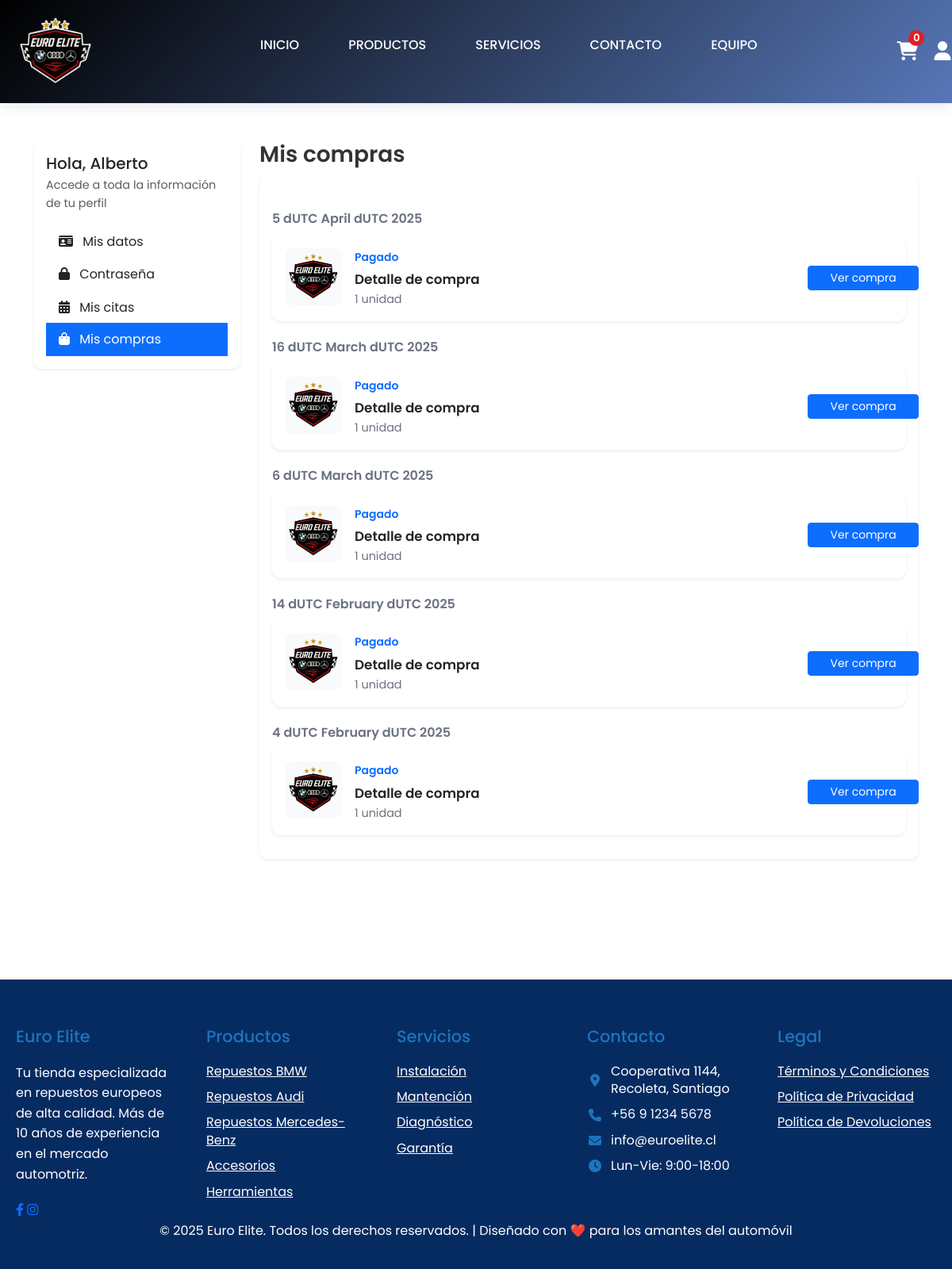
Page /mis_pedidos (signed in) on the committed database.
### Main/models.py (models this page shows, shortened)
class MarcaTiempo(models.Model):
    creado = models.DateTimeField(auto_now_add=True, db_index=True)
    actualizado = models.DateTimeField(auto_now=True)
    class Meta:
        abstract = True

class Pedido(MarcaTiempo):
    class Estado(models.TextChoices):
        PENDIENTE = "PENDIENTE", "Pendiente"
        PAGADO = "PAGADO", "Pagado"
        PREPARACION = "PREPARACION", "En preparación"
        ENVIADO = "ENVIADO", "Enviado"
        ENTREGADO = "ENTREGADO", "Entregado"
        CANCELADO = "CANCELADO", "Cancelado"
    class MetodoEntrega(models.TextChoices):
        RETIRO = "RETIRO", "Retiro en tienda"
        DESPACHO = "DESPACHO", "Despacho a domicilio"
    class MetodoPago(models.TextChoices):
        EFECTIVO = "EFECTIVO", "Efectivo"
        TRANSFERENCIA = "TRANSFERENCIA", "Transferencia"
        PASARELA = "PASARELA", "Pasarela"
    usuario = models.ForeignKey(settings.AUTH_USER_MODEL, on_delete=models.PROTECT, related_name="pedidos")
    estado = models.CharField(max_length=15, choices=Estado.choices, default=Estado.PENDIENTE, db_index=True)
    metodo_entrega = models.CharField(max_length=10, choices=MetodoEntrega.choices)
    metodo_pago = models.CharField(max_length=30, choices=MetodoPago.choices)
    direccion_envio = models.ForeignKey(Direccion, null=True, blank=True, on_delete=models.SET_NULL, related_name="envios")
    direccion_facturacion = models.ForeignKey(Direccion, null=True, blank=True, on_delete=models.SET_NULL, related_name="facturaciones")
    subtotal = models.DecimalField(max_digits=12, decimal_places=2, default=0)
    descuento = models.DecimalField(max_digits=12, decimal_places=2, default=0)
    envio = models.DecimalField(max_digits=12, decimal_places=2, default=0)
    total = models.DecimalField(max_digits=12, decimal_places=2, default=0)

### Main/views.py (the view)
# urls.py: path('mis_pedidos', views.mis_pedidos, name='mis_pedidos'),
def mis_pedidos(request):
    pedidos_qs = request.user.pedidos.all().order_by('-creado') if request.user.is_authenticated else []
    pedidos = [
        {
            'fecha': p.creado,
            'estado': p.get_estado_display() if hasattr(p, 'get_estado_display') else '',
        }
        for p in pedidos_qs
    ]
    return render(request, 'Taller/mis_pedidos.html', {
        'pedidos': pedidos,
        'DEBUG': settings.DEBUG,
    })

### Main/templates/Taller/mis_pedidos.html (shortened to what this page needs)
{% extends 'base.html' %}
{% load static %}
{% block content %}
    <br>
    <br>
    <br>
    <br>
    <br>
    <br>
    <div class="container my-4 profile-wrapper">
        <div class="row">
            <aside class="col-12 col-md-3 mb-3">
                <div class="card shadow-sm">
                    <div class="card-body">
                        <h5 class="mb-1">Hola, <span id="greetingName">Alberto</span></h5>
                        <p class="text-muted" style="font-size: .9rem;">Accede a toda la información de tu perfil</p>
                        <div class="list-group list-group-flush mt-3">
                            <a href="{% url 'perfil' %}" class="list-group-item list-group-item-action">
                                <i class="fas fa-id-card me-2"></i> Mis datos
                            </a>
                            <a href="{% url 'nueva_contrasena' %}" class="list-group-item list-group-item-action">
                                <i class="fas fa-lock me-2"></i> Contraseña
                            </a>
                            <a href="{% url 'mis_citas' %}" class="list-group-item list-group-item-action">
                                <i class="fas fa-calendar-alt me-2"></i> Mis citas
                            </a>
                            <a href="{% url 'mis_pedidos' %}" class="list-group-item list-group-item-action active">
                                <i class="fas fa-shopping-bag me-2"></i> Mis compras
                            </a>
                        </div>
                    </div>
                </div>
            </aside>
            <section class="col-12 col-md-9" id="ordersSection">
                <div class="d-flex align-items-center justify-content-between mb-2">
                    <h3 class="mb-0">Mis compras</h3>
                </div>
                <div class="card shadow-sm p-3">
                    <div class="orders-wrapper">
                    {% if pedidos %}
                        {% for p in pedidos %}
                            {% ifchanged p.fecha|date:"j \\de F \\de Y" %}
                                <div class="date-separator">{{ p.fecha|date:"j \\de F \\de Y" }}</div>
                            {% endifchanged %}
                            <div class="order-card shadow-sm">
                                <div class="row align-items-center gy-3">
                                    <div class="col-12 col-md-7 d-flex">
                                        <div class="order-image-wrap">
                                            {% if p.imagen_url %}
                                                <img src="{{ p.imagen_url }}" alt="Producto" class="order-image">
                                            {% else %}
                                                <img src="{% static 'img/LogoApp.png' %}" alt="Producto" class="order-image">
                                            {% endif %}
                                        </div>
                                        <div class="ms-3 flex-grow-1">
                                            {% with estado=p.estado|default:"Entregado" %}
                                                <div class="small fw-semibold mb-1 {% if estado|lower == 'entregado' %}text-success{% elif estado|lower == 'cancelado' %}text-danger{% elif estado|lower == 'devuelto' %}text-warning{% else %}text-primary{% endif %}">
                                                    {{ estado }}
                                                </div>
                                            {% endwith %}
                                            {% if p.fecha_entrega %}
                                                <div class="order-title">Llega el {{ p.fecha_entrega|date:"j \\de F" }}</div>
                                            {% else %}
                                                <div class="order-title">{{ p.titulo|default:"Detalle de compra" }}</div>
                                            {% endif %}
                                            <div class="order-subtitle">{{ p.cantidad|default:1 }} unidad</div>
                                        </div>
                                    </div>
                                    <div class="col-12 col-md-2 order-actions text-md-end">
                                        <a class="btn btn-primary btn-sm w-100" href="{{ p.detalle_url|default:'#' }}">Ver compra</a>
                                    </div>
                                </div>
                            </div>
                        {% endfor %}
                    {% endif %}
                    </div>
                </div>
            </section>
        </div>
    </div>
    <br>
    <br><br><br><br>
{% endblock %}

### Main/static/css/style.css (style rules this page uses)
:root { --primary-dark: #062B61; --primary-medium: #003399; --primary-light: #1C75BC; --accent-red: #E31E24; --neutral-gray: #808080; --white: #FFFFFF; --shadow: 0 4px 15px rgba(6, 43, 97, 0.1); --shadow-hover: 0 8px 25px rgba(6, 43, 97, 0.2); --border-radius: 12px; --transition: all 0.3s ease; }
* { margin: 0; padding: 0; box-sizing: border-box; }
body { font-family: 'Poppins', sans-serif; line-height: 1.6; color: #333; overflow-x: hidden; opacity: 0; min-height: 100vh; display: flex; flex-direction: column; }
.profile-wrapper h3.mb-0 { font-weight: 600; font-size: 1.75rem; line-height: 1.2; }

### Main/templates/Taller/mis_pedidos.html (style rules this page uses)
.profile-wrapper .card { border: 0; border-radius: 12px; box-shadow: var(--shadow); background: #fff; }
.profile-wrapper .list-group-item { border: 0; }
.orders-wrapper { margin-top: .5rem; }
.date-separator { color: #6b7280; font-weight: 600; margin: 1.25rem 0 .5rem; }
.order-card { background: #fff; border: 0; border-radius: 12px; padding: 16px; margin-bottom: 14px; }
.order-image { width: 72px; height: 72px; object-fit: cover; border: 0; border-radius: 10px; background: #f8fafc; }
.order-title { font-weight: 600; font-size: 1.05rem; }
.order-subtitle { color: #6b7280; font-size: .9rem; }
.order-actions .btn { min-width: 140px; }

### rows in the picture
Pedido: fecha "5 dUTC April dUTC 2025"
Pedido: fecha "16 dUTC March dUTC 2025"
Pedido: fecha "6 dUTC March dUTC 2025"
Pedido: fecha "14 dUTC February dUTC 2025"
Pedido: fecha "4 dUTC February dUTC 2025"

### other values in the picture
{{ estado }} "Pagado" "Pagado" "Pagado" "Pagado" "Pagado"
{{ p.titulo|default:"Detalle de compra" }} "Detalle de compra" "Detalle de compra" "Detalle de compra" "Detalle de compra" "Detalle de compra"
{{ p.cantidad|default:1 }} "1" "1" "1" "1" "1"
